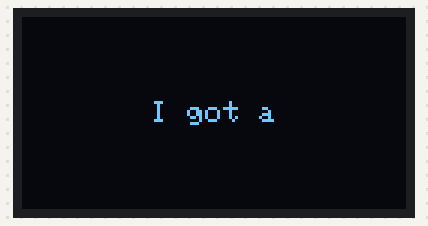
This sketch was run on a simulated ESP32. Shown: 128×64 one-colour display.

Above: at 0.1 s.
At 1.5 s:
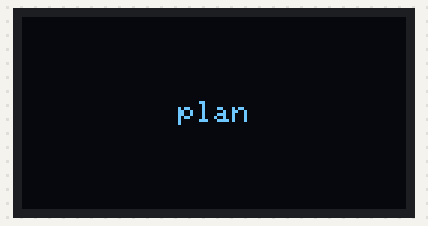
At 10.5 s:
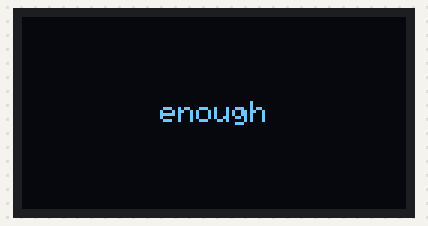
At 17.2 s:
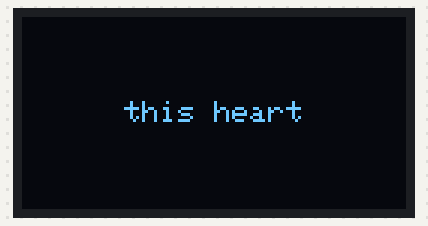
At 24.8 s:
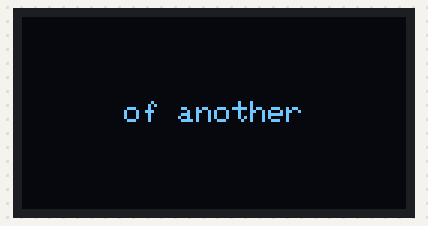
At 37.4 s:
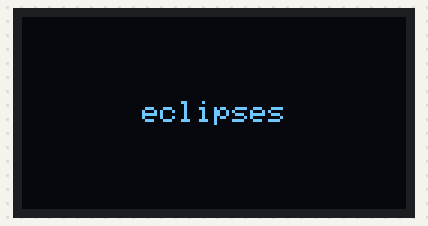

The sketch:

StoryOfAnotherUs.ino
```cpp
#include <Wire.h>
#include <Adafruit_GFX.h>
#include <Adafruit_SSD1306.h>

// Deklarasi ukuran layar OLED (biasanya 128x64 untuk 0.96 inch)
#define SCREEN_WIDTH 128
#define SCREEN_HEIGHT 64

// Deklarasi pin reset (-1 jika menggunakan pin reset bawaan ESP32/Arduino)
#define OLED_RESET    -1
#define SCREEN_ADDRESS 0x3C // Alamat I2C OLED biasanya 0x3C atau 0x3D

Adafruit_SSD1306 display(SCREEN_WIDTH, SCREEN_HEIGHT, &Wire, OLED_RESET);

void setup() {
  Serial.begin(115200);

  // Inisialisasi OLED
  if(!display.begin(SSD1306_SWITCHCAPVCC, SCREEN_ADDRESS)) {
    Serial.println(F("SSD1306 allocation failed"));
    for(;;); // Berhenti di sini jika gagal
  }

  // Membersihkan buffer tampilan
  display.clearDisplay();
  display.setTextColor(SSD1306_WHITE);
}

// Fungsi untuk menampilkan teks di tengah layar dengan durasi tertentu
void tampilkanLirik(const char* teks, int durasi, int ukuranTeks = 1.5) {
  display.clearDisplay();
  display.setTextSize(ukuranTeks);

  // Variabel untuk menghitung bounding box teks
  int16_t x1, y1;
  uint16_t w, h;

  // Mengambil dimensi teks untuk proses centering
  display.getTextBounds(teks, 0, 0, &x1, &y1, &w, &h);

  // Kalkulasi posisi X dan Y agar teks berada tepat di tengah
  int x = (SCREEN_WIDTH - w) / 2;
  int y = (SCREEN_HEIGHT - h) / 2;

  display.setCursor(x, y);
  display.print(teks);
  display.display();

  // Jeda waktu sesuai tempo lagu (dalam milidetik)
  delay(durasi);
}

void loop() {
  // Lirik "Story of Another Us" - 5 Seconds of Summer
  // Format: tampilkanLirik("Teks", Durasi_Milidetik, Ukuran_Font);
  // Ukuran font 2 cocok untuk layar 0.96 inch, jika kata terlalu panjang bisa pakai 1.

  // "I got a long term plan"
  tampilkanLirik("I got a", 700);
  tampilkanLirik("long term", 600);
  tampilkanLirik("plan", 900);

  // "with short term fixes"
  tampilkanLirik("with", 400);
  tampilkanLirik("short term", 600);
  tampilkanLirik("fixes", 800);

  // "and a wasted heart"
  tampilkanLirik("and a", 500);
  tampilkanLirik("wasted heart", 700);

  // "that just eclipses"
  tampilkanLirik("that just", 700);
  tampilkanLirik("eclipses", 1300);

  // "and I'll push my luck"
  tampilkanLirik("and I'll", 500);
  tampilkanLirik("push my luck", 900);

  // "from trust to dust enough"
  tampilkanLirik("from trust", 800);
  tampilkanLirik("to dust", 600);
  tampilkanLirik("enough", 1000);

  // "that's the story of another us"
  tampilkanLirik("that's the", 600);
  tampilkanLirik("story", 500);
  tampilkanLirik("of another", 700);
  tampilkanLirik("us", 600);

  // "one last ditch a new beginning"
  tampilkanLirik("one last", 600);
  tampilkanLirik("ditch", 500);
  tampilkanLirik("a new", 600);
  tampilkanLirik("beginning", 850);

  // "so take this heart"
  tampilkanLirik("so take", 500);
  tampilkanLirik("this heart", 900);

  // "put yourself in it"
  tampilkanLirik("put", 400);
  tampilkanLirik("yourself", 650);
  tampilkanLirik("in it", 700);

  // "this surprise ending"
  tampilkanLirik("this", 400);
  tampilkanLirik("surprise", 600);
  tampilkanLirik("ending", 850);

  // "I'm depending on could be"
  tampilkanLirik("I'm", 400);
  tampilkanLirik("depending on", 900);
  tampilkanLirik("could be", 800);

  // "the story of another us"
  tampilkanLirik("the story", 700);
  tampilkanLirik("of another", 900);
  tampilkanLirik("us", 2500); // Tahan sedikit lebih lama di akhir

  // Layar mati sejenak sebelum mengulang (jika diletakkan di loop)
  display.clearDisplay();
  display.display();
  delay(3000);
}
```

Measured:
- what the display in image 1 shows lasts 0.9 s, from 1.4 s to 2.3 s
- what the display in image 2 shows lasts 1.0 s, from 10.4 s to 11.4 s
- what the display in image 5 shows lasts 1.3 s, from 37.3 s to 38.6 s
